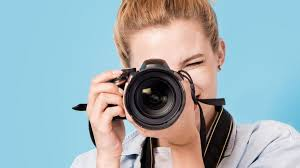
#> input picture CV/images.jpg, 300 x 168 px, found by its file name
$ jupyter execute --allow-errors Computer_vision_demo.IPYNB
#> lines starting #> are read from the running program, lines starting #| are printed output that depends on the picture
[cell 1]
import cv2
import numpy as np
import matplotlib.pyplot as plt

### helper Function to Plot the graph

[cell 2]
def show_bgr(img, title="Image"):
    """Display a BGR OpenCV image with matplotlib in RGB order."""
    if img is None:
        raise ValueError("Image is None. Check the path.")
    img_rgb = cv2.cvtColor(img, cv2.COLOR_BGR2RGB)
    plt.figure(figsize=(5, 5))
    plt.imshow(img_rgb)
    plt.title(title)
    plt.axis('off')
    plt.show()

[cell 3]
def show_gray(img, title="Image"):
    """Display a grayscale image."""
    if img is None:
        raise ValueError("Image is None. Check the path.")
    gray = cv2.cvtColor(img, cv2.COLOR_BGR2GRAY)
    plt.figure(figsize=(5, 5))
    plt.imshow(img, cmap='gray')
    plt.title(title)
    plt.axis('off')
    plt.show()

#### To Load the image input

[cell 4]
img_path="D:\Python project\Python Project for my understanding\images.jpg"
img=cv2.imread(img_path)
#> img is the input picture: shape (168, 300, 3); mean B, G, R 181, 174.8, 157.1
gray = cv2.cvtColor(img, cv2.COLOR_BGR2GRAY)
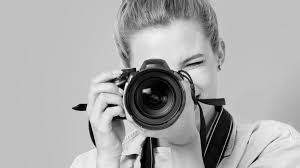
#> gray: shape (168, 300); min 0, max 250, mean 170.2


show_bgr(img)

[cell 5]
from more_itertools import padded


def convolve2d(img,kernel):
    if len(img.shape)!=2:
        raise ValueError("Input image must be grayscale(2D array)")
    k_h,k_w=kernel.shape
    pad_h=k_h//2
    pad_w=k_w//2
    kernel_flipped=np.flipud(np.fliplr(kernel))
    padded=np.pad(img,((pad_h,pad_h),(pad_w,pad_w)),mode='constant',constant_values=0)
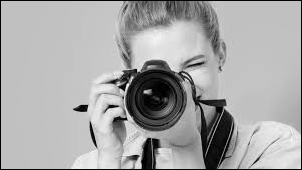
#> padded: shape (170, 302); min 0, max 250, mean 167.1
    out=np.zeros_like(img,dtype=np.float32)
    for i in range(img.shape[0]):
        for j in range(img.shape[1]):
            region = padded[i:i + k_h, j:j + k_w]
            out[i, j] = np.sum(region * kernel_flipped)
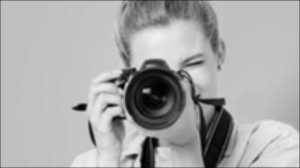
#> out: shape (168, 300) float32; min 0.333, max 241, mean 169.1
    out = np.clip(out, 0, 255).astype(np.uint8)
    return out

avg_kernel = np.ones((3, 3), np.float32) / 9.0
manual_blur = convolve2d(gray, avg_kernel)
#> (the rest of this cell did not finish here and is left out)


[cell 6]
def apply_kernel_cv(img,kernel,title_prefix=""):
#> called with kernel = array of shape (3, 3), title_prefix = 'Box Blur 3x3 (Color)'
    filter=cv2.filter2D(img,ddepth=-1,kernel=kernel)
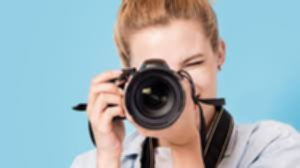
#> filter: shape (168, 300, 3); mean B, G, R 181, 174.8, 157.1
    show_bgr(filter,f"{title_prefix}")
    return filter

box_kernel_3x3 = np.ones((3, 3), np.float32) / 9.0
_ = apply_kernel_cv(img, box_kernel_3x3, "Box Blur 3x3 (Color)")

[cell 7]
box_kernel_5x5=np.ones((5,5),np.float32)/25.0
_ = apply_kernel_cv(img, box_kernel_3x3, "Box Blur 3x3")
_ = apply_kernel_cv(img, box_kernel_5x5, "Box Blur 5x5")
#> call 3 of apply_kernel_cv, with kernel = array of shape (5, 5), title_prefix = 'Box Blur 5x5'
#> in apply_kernel_cv (call 3), `filter=cv2.filter2D(img,ddepth=-1,kernel=kernel)`:
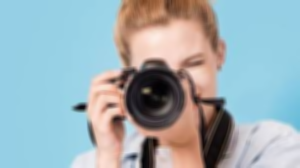
#> filter: shape (168, 300, 3); mean B, G, R 181, 174.8, 157.2
gaussian_kernel_3x3 = (1/16.0) * np.array([[1, 2, 1],
                                           [2, 4, 2],
                                           [1, 2, 1]], dtype=np.float32)
_ = apply_kernel_cv(img, gaussian_kernel_3x3, "Gaussian-like Blur 3x3")

[cell 8]
sharpen_kernel=np.array([[0,-1,0],
                        [-1,5,-1],
                        [0,-1,0]
                       ],dtype=np.float32)
_ = apply_kernel_cv(img, sharpen_kernel, "Sharpened Image")
#> in apply_kernel_cv (call 5), `filter=cv2.filter2D(img,ddepth=-1,kernel=kernel)`:
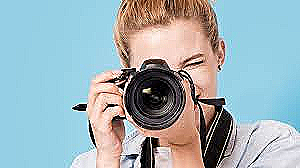
#> filter: shape (168, 300, 3); mean B, G, R 182.8, 176.5, 157.7

[cell 9]
#edge
sobel_x=np.array([[-1, 0, 1],
                    [-2, 0, 2],
                    [-1, 0, 1]],dtype=np.float32)
sobel_y = np.array([[-1, -2, -1],
                    [ 0,  0,  0],
                    [ 1,  2,  1]], dtype=np.float32)


edges_x=convolve2d(gray,sobel_x)
#> after the loop in convolve2d (call 2), `for i in range(img.shape[0]):`:
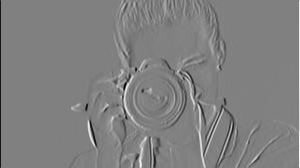
#> out: shape (168, 300) float32; min -923, max 905, mean 0; drawn with min black and max white
#> in convolve2d (call 2), `out = np.clip(out, 0, 255).astype(np.uint8)`:
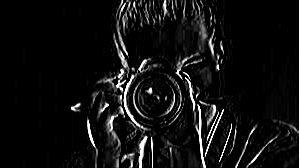
#> out: shape (168, 300); min 0, max 255, mean 16.9
edges_y=convolve2d(gray,sobel_y)
#> after the loop in convolve2d (call 3), `for i in range(img.shape[0]):`:
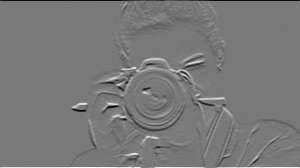
#> out: shape (168, 300) float32; min -866, max 953, mean -0.4; drawn with min black and max white
#> in convolve2d (call 3), `out = np.clip(out, 0, 255).astype(np.uint8)`:
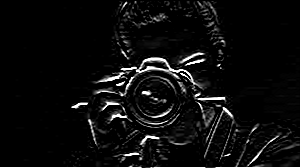
#> out: shape (168, 300); min 0, max 255, mean 13.7

#> (the rest of this cell did not finish here and is left out)

$ run again, with CV/image.png saved as CV/images.jpg
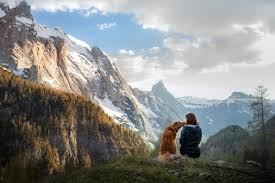
#> input picture CV/image.png, 275 x 183 px, found by its file name
#> img is the input picture: shape (183, 275, 3); mean B, G, R 134.2, 135.6, 134
#> in convolve2d (call 3), `out = np.clip(out, 0, 255).astype(np.uint8)`:
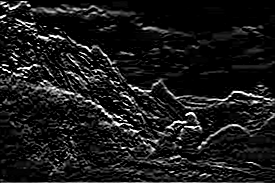
#> out: shape (183, 275); min 0, max 255, mean 25.8
